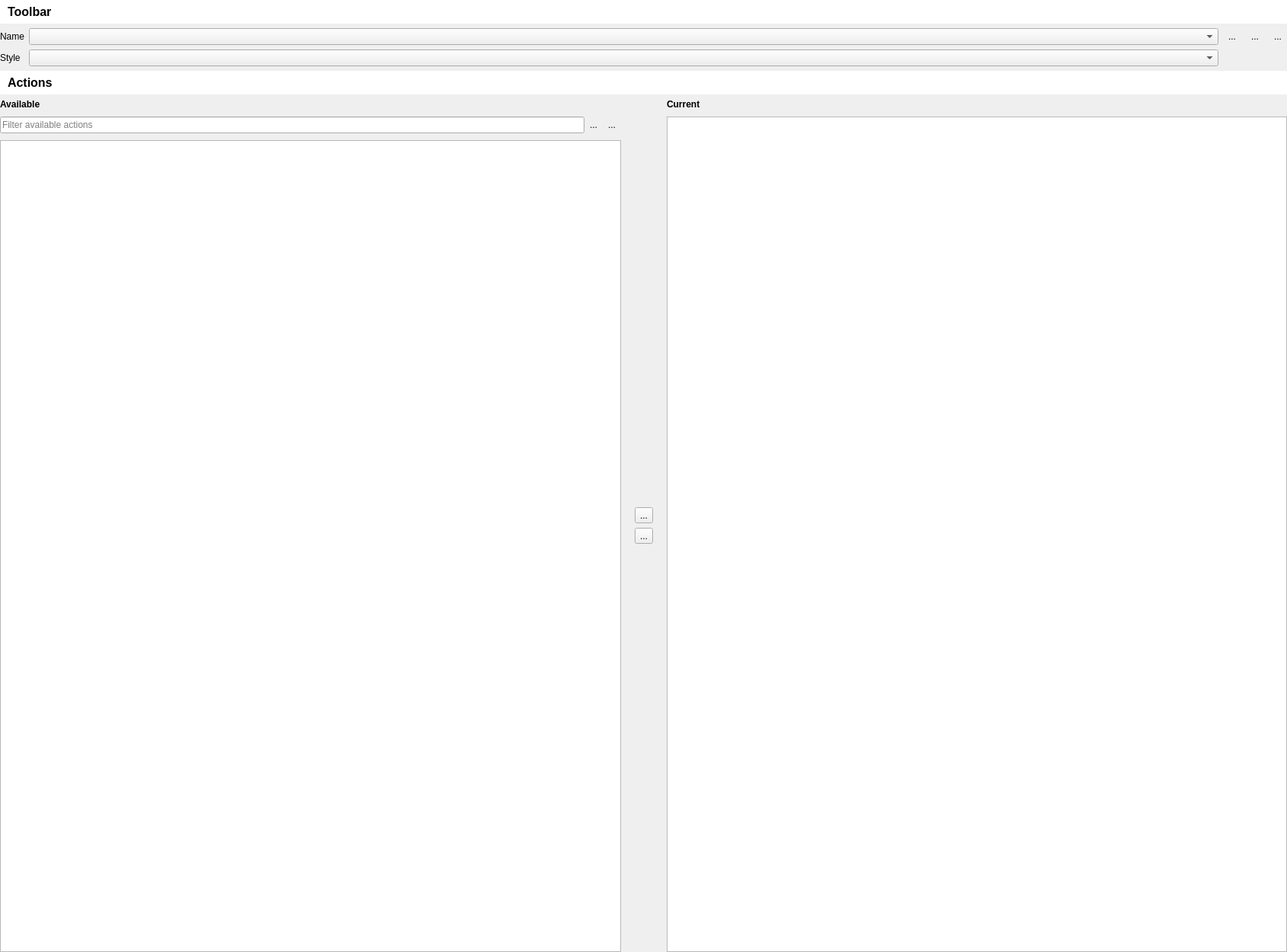
<?xml version="1.0" encoding="UTF-8"?>
<ui version="4.0">
 <class>Form</class>
 <widget class="QWidget" name="Form">
  <property name="geometry">
   <rect>
    <x>0</x>
    <y>0</y>
    <width>1689</width>
    <height>1250</height>
   </rect>
  </property>
  <property name="windowTitle">
   <string>Form</string>
  </property>
  <layout class="QVBoxLayout" name="verticalLayout_4">
   <property name="leftMargin">
    <number>0</number>
   </property>
   <property name="topMargin">
    <number>0</number>
   </property>
   <property name="rightMargin">
    <number>0</number>
   </property>
   <property name="bottomMargin">
    <number>0</number>
   </property>
   <item>
    <widget class="QLabel" name="label">
     <property name="font">
      <font>
       <pointsize>12</pointsize>
       <weight>75</weight>
       <bold>true</bold>
      </font>
     </property>
     <property name="styleSheet">
      <string notr="true">background-color: palette(light);padding: 6;</string>
     </property>
     <property name="text">
      <string>Toolbar</string>
     </property>
     <property name="margin">
      <number>4</number>
     </property>
    </widget>
   </item>
   <item>
    <widget class="QWidget" name="widget_7" native="true">
     <property name="minimumSize">
      <size>
       <width>0</width>
       <height>0</height>
      </size>
     </property>
     <layout class="QGridLayout" name="gridLayout">
      <property name="leftMargin">
       <number>0</number>
      </property>
      <property name="topMargin">
       <number>0</number>
      </property>
      <property name="rightMargin">
       <number>0</number>
      </property>
      <property name="bottomMargin">
       <number>0</number>
      </property>
      <item row="0" column="0">
       <widget class="QLabel" name="label_5">
        <property name="text">
         <string>Name</string>
        </property>
       </widget>
      </item>
      <item row="0" column="1">
       <widget class="QComboBox" name="cbToolbarList">
        <property name="sizePolicy">
         <sizepolicy hsizetype="MinimumExpanding" vsizetype="Fixed">
          <horstretch>0</horstretch>
          <verstretch>0</verstretch>
         </sizepolicy>
        </property>
        <property name="toolTip">
         <string>Name for toolbar</string>
        </property>
       </widget>
      </item>
      <item row="0" column="2">
       <widget class="QWidget" name="wToolbarEdit" native="true">
        <property name="sizePolicy">
         <sizepolicy hsizetype="Maximum" vsizetype="Preferred">
          <horstretch>0</horstretch>
          <verstretch>0</verstretch>
         </sizepolicy>
        </property>
        <layout class="QHBoxLayout" name="horizontalLayout_3">
         <property name="leftMargin">
          <number>0</number>
         </property>
         <property name="topMargin">
          <number>0</number>
         </property>
         <property name="rightMargin">
          <number>0</number>
         </property>
         <property name="bottomMargin">
          <number>0</number>
         </property>
         <item>
          <widget class="QToolButton" name="tbToolbarAdd">
           <property name="toolTip">
            <string>Add a new toolbar</string>
           </property>
           <property name="text">
            <string>...</string>
           </property>
           <property name="icon">
            <iconset>
             <normalon>:/pktk/images/normal/sign_plus</normalon>
             <disabledon>:/pktk/images/disabled/sign_plus</disabledon>
            </iconset>
           </property>
           <property name="autoRaise">
            <bool>true</bool>
           </property>
          </widget>
         </item>
         <item>
          <widget class="QToolButton" name="tbToolbarEdit">
           <property name="toolTip">
            <string>Edit current toolbar properties</string>
           </property>
           <property name="text">
            <string>...</string>
           </property>
           <property name="icon">
            <iconset>
             <normalon>:/pktk/images/normal/edit</normalon>
             <disabledon>:/pktk/images/disabled/edit</disabledon>
            </iconset>
           </property>
           <property name="autoRaise">
            <bool>true</bool>
           </property>
          </widget>
         </item>
         <item>
          <widget class="QToolButton" name="tbToolbarDelete">
           <property name="toolTip">
            <string>Remove current toolbar</string>
           </property>
           <property name="text">
            <string>...</string>
           </property>
           <property name="icon">
            <iconset>
             <normalon>:/pktk/images/normal/delete</normalon>
             <disabledon>:/pktk/images/disabled/delete</disabledon>
            </iconset>
           </property>
           <property name="autoRaise">
            <bool>true</bool>
           </property>
          </widget>
         </item>
        </layout>
       </widget>
      </item>
      <item row="1" column="0">
       <widget class="QLabel" name="label_6">
        <property name="text">
         <string>Style</string>
        </property>
       </widget>
      </item>
      <item row="1" column="1">
       <widget class="QComboBox" name="cbToolbarStyle">
        <property name="toolTip">
         <string>Style for current toolbar</string>
        </property>
       </widget>
      </item>
     </layout>
    </widget>
   </item>
   <item>
    <widget class="QLabel" name="label_2">
     <property name="font">
      <font>
       <pointsize>12</pointsize>
       <weight>75</weight>
       <bold>true</bold>
      </font>
     </property>
     <property name="styleSheet">
      <string notr="true">background-color: palette(light);padding: 6;</string>
     </property>
     <property name="text">
      <string>Actions</string>
     </property>
     <property name="margin">
      <number>4</number>
     </property>
    </widget>
   </item>
   <item>
    <widget class="QWidget" name="wActions" native="true">
     <property name="minimumSize">
      <size>
       <width>0</width>
       <height>200</height>
      </size>
     </property>
     <layout class="QHBoxLayout" name="horizontalLayout">
      <property name="spacing">
       <number>9</number>
      </property>
      <property name="leftMargin">
       <number>0</number>
      </property>
      <property name="topMargin">
       <number>0</number>
      </property>
      <property name="rightMargin">
       <number>0</number>
      </property>
      <property name="bottomMargin">
       <number>0</number>
      </property>
      <item>
       <widget class="QWidget" name="widget_2" native="true">
        <property name="sizePolicy">
         <sizepolicy hsizetype="Preferred" vsizetype="Preferred">
          <horstretch>50</horstretch>
          <verstretch>0</verstretch>
         </sizepolicy>
        </property>
        <layout class="QVBoxLayout" name="verticalLayout">
         <property name="spacing">
          <number>9</number>
         </property>
         <property name="leftMargin">
          <number>0</number>
         </property>
         <property name="topMargin">
          <number>0</number>
         </property>
         <property name="rightMargin">
          <number>0</number>
         </property>
         <property name="bottomMargin">
          <number>0</number>
         </property>
         <item>
          <widget class="QLabel" name="label_3">
           <property name="sizePolicy">
            <sizepolicy hsizetype="Preferred" vsizetype="Preferred">
             <horstretch>50</horstretch>
             <verstretch>0</verstretch>
            </sizepolicy>
           </property>
           <property name="font">
            <font>
             <weight>75</weight>
             <bold>true</bold>
            </font>
           </property>
           <property name="text">
            <string>Available</string>
           </property>
          </widget>
         </item>
         <item>
          <widget class="QWidget" name="widget" native="true">
           <property name="minimumSize">
            <size>
             <width>0</width>
             <height>0</height>
            </size>
           </property>
           <layout class="QHBoxLayout" name="horizontalLayout_5">
            <property name="spacing">
             <number>0</number>
            </property>
            <property name="leftMargin">
             <number>0</number>
            </property>
            <property name="topMargin">
             <number>0</number>
            </property>
            <property name="rightMargin">
             <number>0</number>
            </property>
            <property name="bottomMargin">
             <number>0</number>
            </property>
            <item>
             <widget class="QLineEdit" name="leAvailableActionsFilter">
              <property name="toolTip">
               <string>Filter available actions</string>
              </property>
              <property name="placeholderText">
               <string>Filter available actions</string>
              </property>
              <property name="clearButtonEnabled">
               <bool>true</bool>
              </property>
             </widget>
            </item>
            <item>
             <widget class="QToolButton" name="tbAvailableActionsExpandAll">
              <property name="toolTip">
               <string>Expand all</string>
              </property>
              <property name="text">
               <string>...</string>
              </property>
              <property name="icon">
               <iconset>
                <normalon>:/pktk/images/normal/list_tree_expand</normalon>
                <disabledon>:/pktk/images/disabled/list_tree_expand</disabledon>
               </iconset>
              </property>
              <property name="autoRaise">
               <bool>true</bool>
              </property>
             </widget>
            </item>
            <item>
             <widget class="QToolButton" name="tbAvailableActionsCollapseAll">
              <property name="toolTip">
               <string>Collapse all</string>
              </property>
              <property name="text">
               <string>...</string>
              </property>
              <property name="icon">
               <iconset>
                <normalon>:/pktk/images/normal/list_tree_collapse</normalon>
                <disabledon>:/pktk/images/disabled/list_tree_collapse</disabledon>
               </iconset>
              </property>
              <property name="autoRaise">
               <bool>true</bool>
              </property>
             </widget>
            </item>
           </layout>
          </widget>
         </item>
         <item>
          <widget class="QTreeView" name="tvAvailableActions">
           <property name="sizePolicy">
            <sizepolicy hsizetype="Expanding" vsizetype="Expanding">
             <horstretch>50</horstretch>
             <verstretch>0</verstretch>
            </sizepolicy>
           </property>
           <property name="editTriggers">
            <set>QAbstractItemView::NoEditTriggers</set>
           </property>
           <property name="showDropIndicator" stdset="0">
            <bool>false</bool>
           </property>
           <property name="selectionMode">
            <enum>QAbstractItemView::ExtendedSelection</enum>
           </property>
           <property name="rootIsDecorated">
            <bool>false</bool>
           </property>
           <property name="uniformRowHeights">
            <bool>true</bool>
           </property>
           <property name="sortingEnabled">
            <bool>true</bool>
           </property>
          </widget>
         </item>
        </layout>
       </widget>
      </item>
      <item>
       <widget class="QWidget" name="widget_5" native="true">
        <property name="minimumSize">
         <size>
          <width>0</width>
          <height>0</height>
         </size>
        </property>
        <layout class="QVBoxLayout" name="verticalLayout_3">
         <item>
          <spacer name="verticalSpacer">
           <property name="orientation">
            <enum>Qt::Vertical</enum>
           </property>
           <property name="sizeHint" stdset="0">
            <size>
             <width>20</width>
             <height>40</height>
            </size>
           </property>
          </spacer>
         </item>
         <item>
          <widget class="QToolButton" name="tbAvailableActionsToCurrent">
           <property name="toolTip">
            <string>Add to toolbar</string>
           </property>
           <property name="text">
            <string>...</string>
           </property>
           <property name="icon">
            <iconset>
             <normalon>:/pktk/images/normal/arrow_big_filled_right</normalon>
             <disabledon>:/pktk/images/disabled/arrow_big_filled_right</disabledon>
            </iconset>
           </property>
          </widget>
         </item>
         <item>
          <widget class="QToolButton" name="tbCurrentActionsToAvailable">
           <property name="toolTip">
            <string>Remove from toolbar</string>
           </property>
           <property name="text">
            <string>...</string>
           </property>
           <property name="icon">
            <iconset>
             <normalon>:/pktk/images/normal/arrow_big_filled_left</normalon>
             <disabledon>:/pktk/images/disabled/arrow_big_filled_left</disabledon>
            </iconset>
           </property>
          </widget>
         </item>
         <item>
          <spacer name="verticalSpacer_2">
           <property name="orientation">
            <enum>Qt::Vertical</enum>
           </property>
           <property name="sizeHint" stdset="0">
            <size>
             <width>20</width>
             <height>40</height>
            </size>
           </property>
          </spacer>
         </item>
        </layout>
       </widget>
      </item>
      <item>
       <widget class="QWidget" name="widget_3" native="true">
        <property name="sizePolicy">
         <sizepolicy hsizetype="Preferred" vsizetype="Preferred">
          <horstretch>50</horstretch>
          <verstretch>0</verstretch>
         </sizepolicy>
        </property>
        <layout class="QVBoxLayout" name="verticalLayout_2">
         <property name="spacing">
          <number>9</number>
         </property>
         <property name="leftMargin">
          <number>0</number>
         </property>
         <property name="topMargin">
          <number>0</number>
         </property>
         <property name="rightMargin">
          <number>0</number>
         </property>
         <property name="bottomMargin">
          <number>0</number>
         </property>
         <item>
          <widget class="QLabel" name="label_4">
           <property name="sizePolicy">
            <sizepolicy hsizetype="Preferred" vsizetype="Preferred">
             <horstretch>50</horstretch>
             <verstretch>0</verstretch>
            </sizepolicy>
           </property>
           <property name="font">
            <font>
             <weight>75</weight>
             <bold>true</bold>
            </font>
           </property>
           <property name="text">
            <string>Current</string>
           </property>
          </widget>
         </item>
         <item>
          <widget class="QListView" name="lvCurrentActions">
           <property name="sizePolicy">
            <sizepolicy hsizetype="Expanding" vsizetype="Expanding">
             <horstretch>50</horstretch>
             <verstretch>0</verstretch>
            </sizepolicy>
           </property>
           <property name="toolTip">
            <string>Drag'n'drop to reorder items</string>
           </property>
           <property name="editTriggers">
            <set>QAbstractItemView::NoEditTriggers</set>
           </property>
           <property name="dragDropMode">
            <enum>QAbstractItemView::InternalMove</enum>
           </property>
           <property name="defaultDropAction">
            <enum>Qt::MoveAction</enum>
           </property>
           <property name="selectionMode">
            <enum>QAbstractItemView::ExtendedSelection</enum>
           </property>
           <property name="selectionBehavior">
            <enum>QAbstractItemView::SelectRows</enum>
           </property>
           <property name="uniformItemSizes">
            <bool>true</bool>
           </property>
          </widget>
         </item>
        </layout>
       </widget>
      </item>
     </layout>
    </widget>
   </item>
  </layout>
 </widget>
 <resources>
  <include location="svg/dark_icons.qrc"/>
 </resources>
 <connections/>
</ui>
